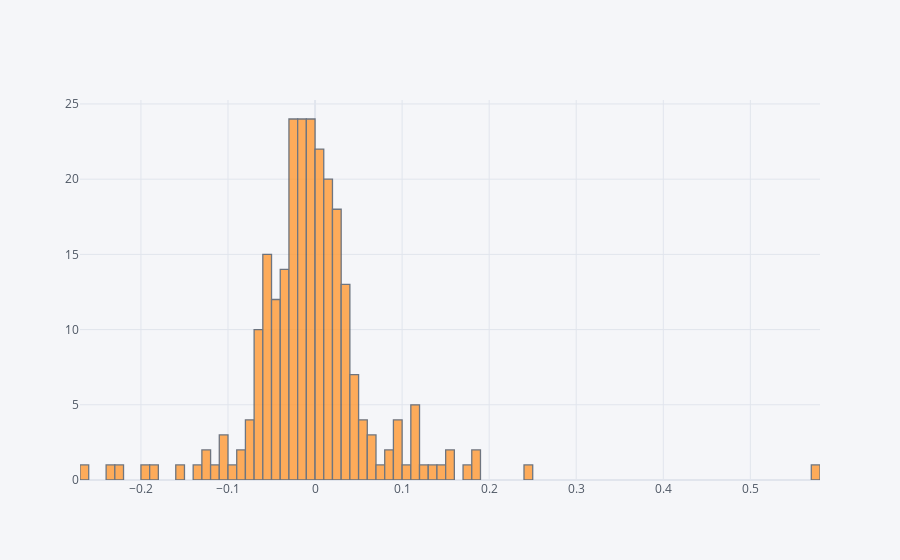

The cell this chart's notebook holds for it:
### Markdown cell above
** Create a distplot using seaborn of the 2008 returns for CitiGroup **

### Code cell
returns[returns.index.year == 2008]['C Return'].iplot(kind='hist', bins=100)

### Figure 1 — Plotly figure (JSON) as saved in the notebook; plotly's stock layout.template omitted (floating-point values rounded to 4 significant figures; data arrays with more than 128 entries replaced by an {"elided": "..."} marker saying what was removed)
{"data": [{"histfunc": "count", "histnorm": "", "marker": {"color": "rgba(255, 153, 51, 1.0)", "line": {"color": "#4D5663", "width": 1.3}}, "name": "C Return", "nbinsx": 100, "opacity": 0.8, "orientation": "v", "type": "histogram", "x": {"elided": "253 float values"}}], "layout": {"barmode": "overlay", "legend": {"bgcolor": "#F5F6F9", "font": {"color": "#4D5663"}}, "paper_bgcolor": "#F5F6F9", "plot_bgcolor": "#F5F6F9", "title": {"font": {"color": "#4D5663"}}, "xaxis": {"gridcolor": "#E1E5ED", "showgrid": true, "tickfont": {"color": "#4D5663"}, "title": {"font": {"color": "#4D5663"}, "text": ""}, "zerolinecolor": "#E1E5ED"}, "yaxis": {"gridcolor": "#E1E5ED", "showgrid": true, "tickfont": {"color": "#4D5663"}, "title": {"font": {"color": "#4D5663"}, "text": ""}, "zerolinecolor": "#E1E5ED"}}}
